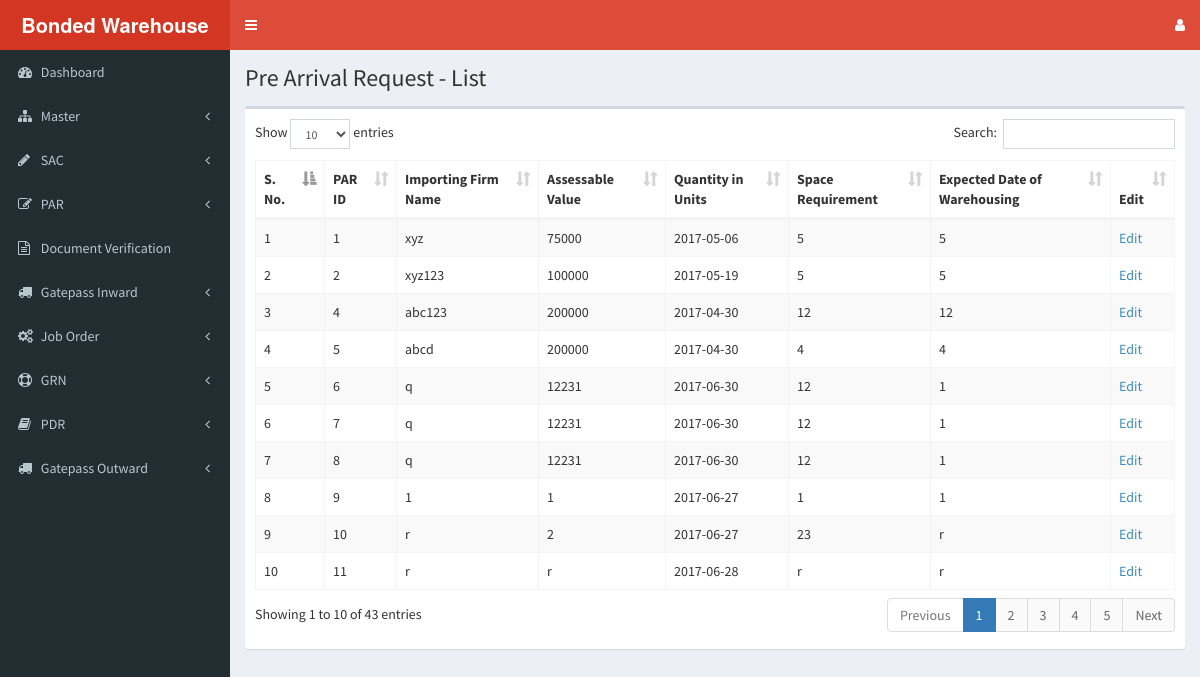
The page /par/par-view.php on the database its author committed.
### tables this page shows
CREATE TABLE `pre_arrival_request` (
  `par_id` int(11) NOT NULL,
  `importing_firm_name` varchar(200) NOT NULL,
  `bol_awb_number` varchar(100) NOT NULL,
  `material_name` varchar(200) NOT NULL,
  `packing_nature` varchar(100) NOT NULL,
  `assessable_value` varchar(100) NOT NULL,
  `material_nature` varchar(100) NOT NULL,
  `required_period` varchar(100) NOT NULL,
  `licence_code` varchar(100) NOT NULL,
  `boe_number` varchar(100) NOT NULL,
  `qty_units` varchar(100) NOT NULL,
  `space_requirement` varchar(100) NOT NULL,
  `duty_amount` varchar(100) NOT NULL,
  `expected_date` date NOT NULL,
  `cargo_life` date NOT NULL,
  `shelf_life` date NOT NULL,
  `insurance_by` varchar(50) NOT NULL,
  `client_insurance_copy` varchar(500) NOT NULL,
  `insurance_declaration` varchar(25) NOT NULL,
  `insurance_declaration_copy` varchar(500) NOT NULL,
  `status` varchar(50) NOT NULL,
  `document_verified` varchar(10) NOT NULL DEFAULT 'no'
);

### par/par-view.php (the view, shortened to what this page needs)
<?php
  include('../header.php');
  include('../sidebar.php');
  include('../dbconfig.php');
?>
<div class="content-wrapper">
  <section class="content-header">
    <h1>
      Pre Arrival Request - List
    </h1>
  </section>
  <section class="content">
    <div class="box">
      <div class="box-body">
        <table id="par_table" class="table table-bordered table-striped">
          <thead>
            <tr>
              <th>S. No.</th>
              <th>PAR ID</th>
              <th>Importing Firm Name</th>
              <th>Assessable Value</th>
              <th>Quantity in Units</th>
              <th>Space Requirement</th>
              <th>Expected Date of Warehousing</th>
              <th>Edit</th>
            </tr>
          </thead>
          <tbody>
            <?php
              $select_query = "SELECT * FROM pre_arrival_request";
              $result = mysqli_query($dbc,$select_query);
              $row_counter = 0;
              if(mysqli_num_rows($result) > 0) {
                while($row = mysqli_fetch_array($result)) {
                  echo "<tr>";
                  echo "<td>".++$row_counter."</td>";
                  echo "<td>".$row['par_id']."</td>";
                  echo "<td>".$row['importing_firm_name']."</td>";
                  echo "<td>".$row['assessable_value']."</td>";
                  echo "<td>".$row['expected_date']."</td>";
                  echo "<td>".$row['space_requirement']."</td>";
                  echo "<td>".$row['qty_units']."</td>";
                  echo "<td><a href='par-edit.php?par_id=".$row['par_id']."'>Edit</a></td>";
                  echo "</tr>";
                }
              } else {
                $dataTableFlag = false;
                echo "<tr><td colspan=\"8\">No PARs available. <a href=\"par-create.php\">Create one</a> now</td></tr>";
              }
            ?>
          </tbody>
        </table>
      </div>
      </div>
    </div>
</div>
<?php
  include('../footer.php');
?>

### rows shown on the page
pre_arrival_request: par_id "1", importing_firm_name "xyz", assessable_value "75000", expected_date "2017-05-06", space_requirement "5", qty_units "5"
pre_arrival_request: par_id "2", importing_firm_name "xyz123", assessable_value "100000", expected_date "2017-05-19", space_requirement "5", qty_units "5"
pre_arrival_request: par_id "4", importing_firm_name "abc123", assessable_value "200000", expected_date "2017-04-30", space_requirement "12", qty_units "12"
pre_arrival_request: par_id "5", importing_firm_name "abcd", assessable_value "200000", expected_date "2017-04-30", space_requirement "4", qty_units "4"
pre_arrival_request: par_id "6", importing_firm_name "q", assessable_value "12231", expected_date "2017-06-30", space_requirement "12", qty_units "1"
pre_arrival_request: par_id "7", importing_firm_name "q", assessable_value "12231", expected_date "2017-06-30", space_requirement "12", qty_units "1"
pre_arrival_request: par_id "8", importing_firm_name "q", assessable_value "12231", expected_date "2017-06-30", space_requirement "12", qty_units "1"
pre_arrival_request: par_id "9", importing_firm_name "1", assessable_value "1", expected_date "2017-06-27", space_requirement "1", qty_units "1"
pre_arrival_request: par_id "10", importing_firm_name "r", assessable_value "2", expected_date "2017-06-27", space_requirement "23", qty_units "r"
pre_arrival_request: par_id "11", importing_firm_name "r", assessable_value "r", expected_date "2017-06-28", space_requirement "r", qty_units "r"
